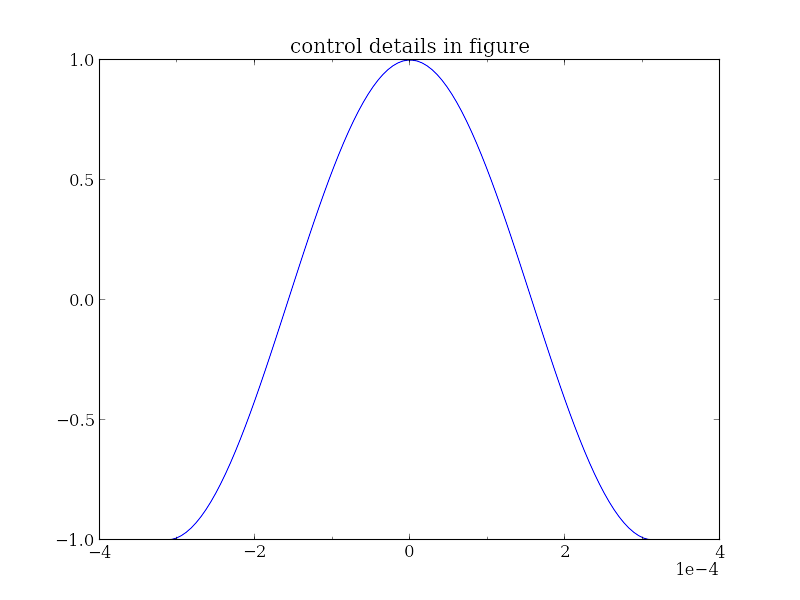

This chart was generated by the following Julia code:
#!/usr/bin/env julia
# File: 4-control-details.jl
# Author: Junfeng Li <[email redacted]>
# Description: example to show how to control details in figure

using PyPlot

x = linspace(-pi, pi)
y = cos(x)
x = x / 1.0e4

figure()
plot(x, y)
title("control details in figure")
xloc(0.0002)            # set x axis (major) ticks
xloc_minor(0.0001)      # set x axis minor ticks
ticklabel_format(scilimits=(-3, 3))     # set scientific limit

savefig("4-control-details.png")
